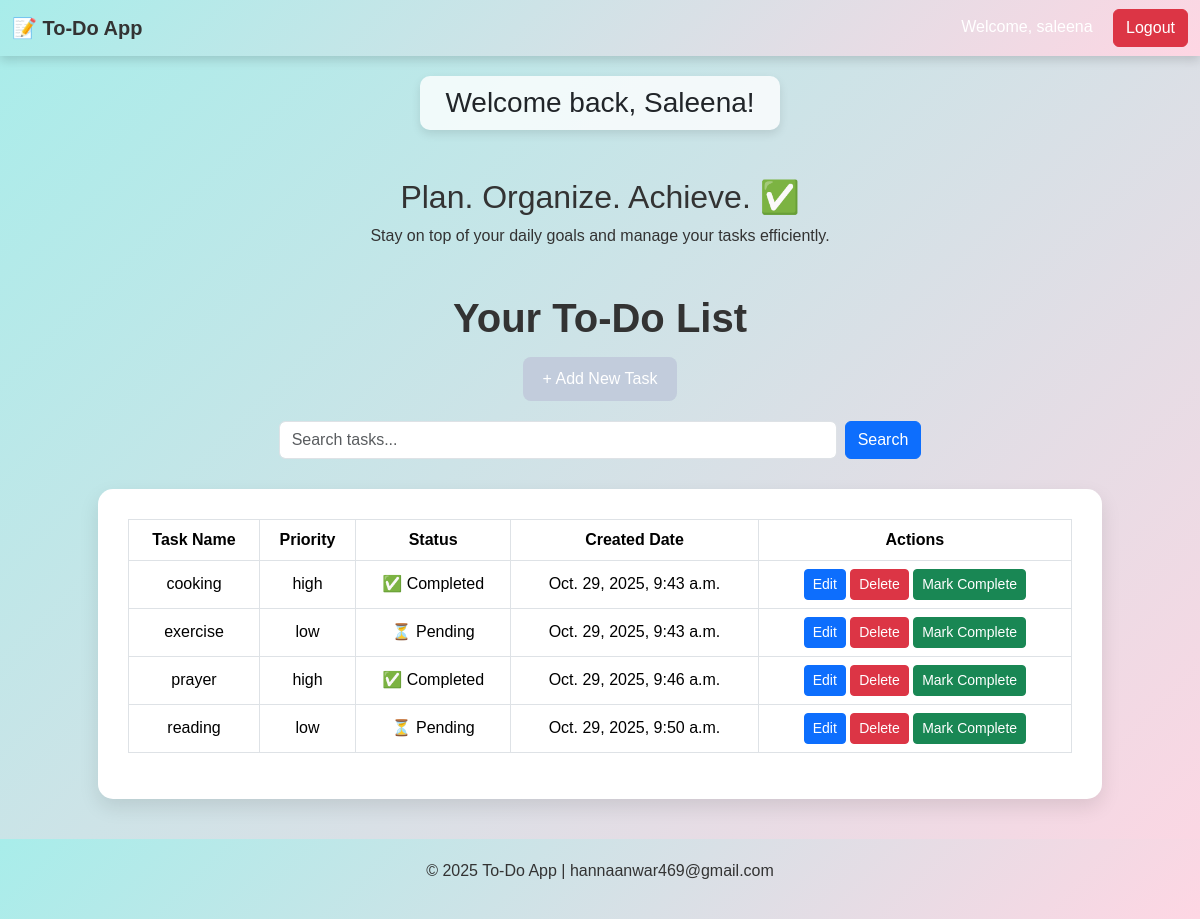
Screenshot of / (signed in) with the database file from the repository.
### task_app/models.py (models this page shows)
class TaskModel(models.Model):
    priority_choice = [('high','high'),
                       ('low','low')]
    user = models.ForeignKey(User,on_delete=models.CASCADE)
    task_name = models.CharField(max_length=50)
    priority = models.CharField(max_length=50,choices=priority_choice)
    created_date = models.DateTimeField(auto_now_add=True)
    is_complete = models.BooleanField(default=False)

### user_app/views.py (the view)
# urls.py: path("",HomeView.as_view(),name="home"),
class HomeView(View):
    def get(self,request):
        if request.user.is_authenticated:
            task = TaskModel.objects.filter(user = request.user)
            return render(request,"home.html",{"task":task})
        return render(request,"home.html")

### user_app/templates/home.html (shortened to what this page needs)
{% load static %}
<!DOCTYPE html>
<html lang="en">
<head>
  <link href="https://cdn.jsdelivr.net/npm/bootstrap@5.3.2/dist/css/bootstrap.min.css" rel="stylesheet">
</head>
<body>
  <nav class="navbar navbar-expand-lg">
    <div class="container-fluid">
      <a class="navbar-brand" href="#">📝 To-Do App</a>
      <div class="ms-auto text-white">
        {% if request.user.is_authenticated %}
        <span>Welcome, {{ user.username }}</span>
        <a href="{% url 'logout' %}" class="btn btn-danger ms-3">Logout</a>
        {% else %}
        <a href="{% url 'login' %}" class="btn btn-primary">Login</a>
        {% endif %}
      </div>
    </div>
  </nav>
  {% if request.user.is_authenticated %}
  <div class="container text-center">
    <h3 class="welcome-box"> Welcome back, {{ request.user.username|title }}!</h3>
  </div>
  <section class="hero">
    <div class="hero-text">
      <h2>Plan. Organize. Achieve. ✅</h2>
      <p>Stay on top of your daily goals and manage your tasks efficiently.</p>
    </div>
  </section>
  <div class="container">
    <h1>Your To-Do List</h1>
    <a href="{% url 'add_task' %}" class="btn-add">+ Add New Task</a>
    <form action="{% url 'search' %}" method="get" class="d-flex justify-content-center my-3">
      <input type="text" name="q" class="form-control w-50" placeholder="Search tasks...">
      <button type="submit" class="btn btn-primary ms-2">Search</button>
    </form>
    <div class="table-container">
      <table class="table table-bordered table-hover align-middle">
        <thead>
          <tr>
            <th>Task Name</th>
            <th>Priority</th>
            <th>Status</th>
            <th>Created Date</th>
            <th>Actions</th>
          </tr>
        </thead>
        <tbody>
          {% for data in task %}
          <tr>
            <td>{{ data.task_name }}</td>
            <td>{{ data.priority }}</td>
            <td>{% if data.is_complete %} ✅ Completed {% else %} ⏳ Pending {% endif %}</td>
            <td>{{ data.created_date }}</td>
            <td>
              <a href="{% url 'updatetask' data.id %}" class="btn btn-sm btn-primary">Edit</a>
              <a href="{% url 'delete' data.id %}" class="btn btn-sm btn-danger">Delete</a>
              <a href="{% url 'complete' data.id %}" class="btn btn-sm btn-success">Mark Complete</a>
            </td>
          </tr>
          {% empty %}
          <tr>
            <td colspan="5" class="text-muted text-center">No tasks found.</td>
          </tr>
          {% endfor %}
        </tbody>
      </table>
    </div>
  </div>
  {% else %}
  <div class="text-center mt-5">
    <h3>Welcome to TODO</h3>
    <p class="text-muted">Please <a href="{% url 'login' %}">login</a> to view or add tasks .</p>
  </div>
  {% endif %}
  <footer>
    <p>© 2025 To-Do App | hannaanwar469@gmail.com</p>
  </footer>
</body>
</html>

### user_app/templates/home.html (style rules this page uses)
body { background: linear-gradient(135deg, #a8edea, #fed6e3); font-family: 'Poppins', sans-serif; min-height: 100vh; }
.navbar { background: linear-gradient(135deg, #a8edea, #fed6e3); box-shadow: 0 4px 10px rgba(0, 0, 0, 0.15); }
.navbar-brand, .nav-link { color: #333 !important; font-weight: 600; }
h1 { text-align: center; margin: 30px 0 15px 0; color: #333; font-weight: 600; }
.table-container { background: #ffffff; border-radius: 15px; padding: 30px; box-shadow: 0 8px 20px rgba(0, 0, 0, 0.1); width: 90%; margin: auto; margin-top: 30px; }
table { text-align: center; }
thead { background-color: #007bff; color: white; }
.btn-add { display: block; width: fit-content; margin: 0 auto 20px auto; background-color: #c2ccdc; color: white; border-radius: 8px; padding: 10px 20px; text-decoration: none; font-weight: 500; transition: 0.3s ease; }
footer { text-align: center; padding: 20px; margin-top: 40px; background: linear-gradient(135deg, #a8edea, #fed6e3); color: #333; font-weight: 500; }
.hero { display: flex; justify-content: center; align-items: center; gap: 25px; flex-wrap: wrap; margin-top: 40px; }
.hero-text { max-width: 500px; text-align: center; color: #333; }
.welcome-box { background: #ffffffc9; display: inline-block; padding: 10px 25px; border-radius: 10px; box-shadow: 0 4px 10px rgba(0, 0, 0, 0.1); margin-top: 20px; }

### rows the page displays
TaskModel: task_name "cooking", priority "high", is_complete "✅ Completed", created_date "Oct. 29, 2025, 9:43 a.m."
TaskModel: task_name "exercise", priority "low", is_complete "⏳ Pending", created_date "Oct. 29, 2025, 9:43 a.m."
TaskModel: task_name "prayer", priority "high", is_complete "✅ Completed", created_date "Oct. 29, 2025, 9:46 a.m."
TaskModel: task_name "reading", priority "low", is_complete "⏳ Pending", created_date "Oct. 29, 2025, 9:50 a.m."

### other values shown
{{ user.username }} "saleena"
{{ request.user.username|title }} "Saleena"
